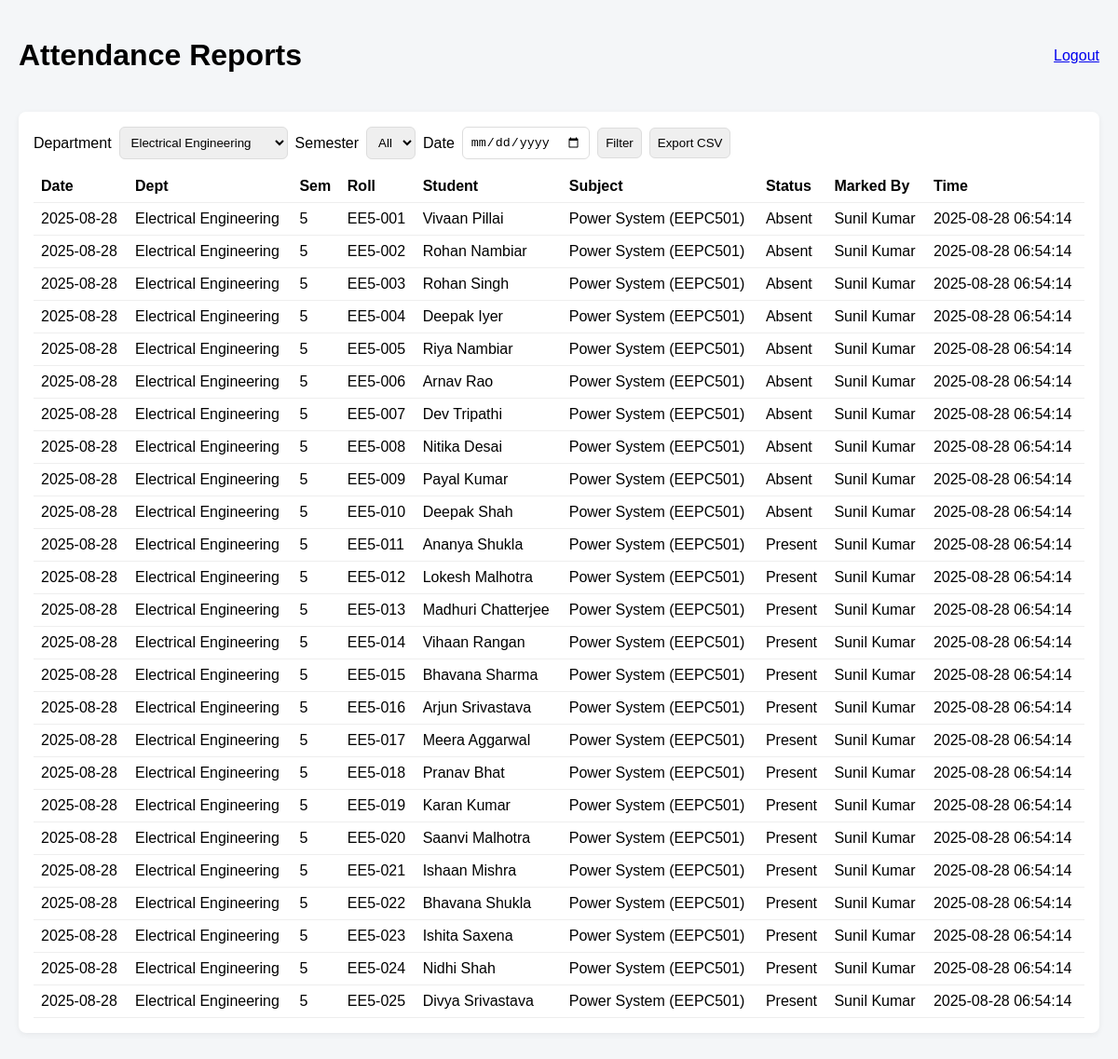
The page /reports.php?department=5 (signed in) on the database its author committed.
### tables this page shows
CREATE TABLE `attendance` (
  `id` int NOT NULL,
  `student_id` int NOT NULL,
  `department_id` int NOT NULL,
  `semester` tinyint NOT NULL,
  `date` date NOT NULL,
  `subject` varchar(255) DEFAULT NULL,
  `status` enum('Present','Absent') NOT NULL,
  `marked_by` int NOT NULL,
  `timestamp` timestamp NULL DEFAULT CURRENT_TIMESTAMP
);

CREATE TABLE `departments` (
  `id` int NOT NULL,
  `department_name` varchar(100) NOT NULL
);

CREATE TABLE `students` (
  `id` int NOT NULL,
  `name` varchar(100) NOT NULL,
  `roll_number` varchar(20) NOT NULL,
  `department_id` int NOT NULL,
  `semester` tinyint NOT NULL
);

CREATE TABLE `teachers` (
  `id` int NOT NULL,
  `username` varchar(50) NOT NULL,
  `password` varchar(255) NOT NULL,
  `name` varchar(100) NOT NULL
);

### reports.php (the view, shortened to what this page needs)
<?php
require '../config.php';
$departments = $pdo->query("SELECT * FROM departments ORDER BY department_name")->fetchAll();
$filter_dept = $_GET['department'] ?? '';
$filter_date = $_GET['date'] ?? '';
$where = [];
$params = [];
if ($filter_dept) { $where[] = 'a.department_id = ?'; $params[] = $filter_dept; }
$sql = "SELECT a.*, s.name AS student_name, s.roll_number, d.department_name, t.name AS teacher_name
        FROM attendance a
        JOIN students s ON a.student_id = s.id
        JOIN departments d ON a.department_id = d.id
        JOIN teachers t ON a.marked_by = t.id";
if ($where) $sql .= " WHERE " . implode(' AND ', $where);
$sql .= " ORDER BY a.date DESC, d.department_name, s.roll_number LIMIT 1000";
$stmt = $pdo->prepare($sql);
$stmt->execute($params);
$rows = $stmt->fetchAll();
?>
<!doctype html>
<html>
<head>
  <link rel="stylesheet" href="../style.css">
</head>
<body>
  <header>
    <h1>Attendance Reports</h1>
    <a href="admin_logout.php">Logout</a>
  </header>
  <div class="card">
    <form method="get" class="inline-form">
      <label>Department</label>
      <select name="department">
        <?php foreach($departments as $d): ?>
          <option value="<?=$d['id']?>" <?=($filter_dept==$d['id'])?'selected':''?>><?=htmlspecialchars($d['department_name'])?></option>
        <?php endforeach; ?>
      </select>
      <label>Semester</label>
      <select name="semester">
        <option value="">All</option>
      </select>
      <label>Date</label>
      <input type="date" name="date" value="<?=htmlspecialchars($filter_date)?>">
      <button type="submit">Filter</button>
      <button type="submit" name="export" value="csv">Export CSV</button>
    </form>
    <table class="table">
      <thead><tr><th>Date</th><th>Dept</th><th>Sem</th><th>Roll</th><th>Student</th><th>Subject</th><th>Status</th><th>Marked By</th><th>Time</th></tr></thead>
      <tbody>
        <?php foreach($rows as $r): ?>
          <tr>
            <td><?=htmlspecialchars($r['date'])?></td>
            <td><?=htmlspecialchars($r['department_name'])?></td>
            <td><?=htmlspecialchars($r['semester'])?></td>
            <td><?=htmlspecialchars($r['roll_number'])?></td>
            <td><?=htmlspecialchars($r['student_name'])?></td>
            <td><?=htmlspecialchars($r['subject'])?></td>
            <td><?=htmlspecialchars($r['status'])?></td>
            <td><?=htmlspecialchars($r['teacher_name'])?></td>
            <td><?=htmlspecialchars($r['timestamp'])?></td>
          </tr>
        <?php endforeach; ?>
      </tbody>
    </table>
  </div>
</body>
</html>

### style.css (style rules this page uses)
body { font-family: Arial, sans-serif; background: #f4f6f8; margin: 0; padding: 20px; }
header { display: flex; justify-content: space-between; align-items: center; margin-bottom: 20px; }
.card { background: white; padding: 16px; border-radius: 8px; box-shadow: 0 2px 6px rgba(0, 0, 0, 0.06); margin-bottom: 16px; }
.inline-form { display: flex; gap: 8px; align-items: center; flex-wrap: wrap; }
input, select, button { padding: 8px; border: 1px solid #ddd; border-radius: 6px; }
button { cursor: pointer; }
.table { width: 100%; border-collapse: collapse; margin-top: 12px; }
.table th, .table td { padding: 8px; border-bottom: 1px solid #eee; text-align: left; }

### rows shown on the page
attendance: date "2025-08-28", department.department_name "Electrical Engineering", semester "5", student.roll_number "EE5-001", student.name "Vivaan Pillai", subject "Power System (EEPC501)", status "Absent", marked_by.name "Sunil Kumar", timestamp "2025-08-28 06:54:14"
attendance: date "2025-08-28", department.department_name "Electrical Engineering", semester "5", student.roll_number "EE5-002", student.name "Rohan Nambiar", subject "Power System (EEPC501)", status "Absent", marked_by.name "Sunil Kumar", timestamp "2025-08-28 06:54:14"
attendance: date "2025-08-28", department.department_name "Electrical Engineering", semester "5", student.roll_number "EE5-003", student.name "Rohan Singh", subject "Power System (EEPC501)", status "Absent", marked_by.name "Sunil Kumar", timestamp "2025-08-28 06:54:14"
attendance: date "2025-08-28", department.department_name "Electrical Engineering", semester "5", student.roll_number "EE5-004", student.name "Deepak Iyer", subject "Power System (EEPC501)", status "Absent", marked_by.name "Sunil Kumar", timestamp "2025-08-28 06:54:14"
attendance: date "2025-08-28", department.department_name "Electrical Engineering", semester "5", student.roll_number "EE5-005", student.name "Riya Nambiar", subject "Power System (EEPC501)", status "Absent", marked_by.name "Sunil Kumar", timestamp "2025-08-28 06:54:14"
attendance: date "2025-08-28", department.department_name "Electrical Engineering", semester "5", student.roll_number "EE5-006", student.name "Arnav Rao", subject "Power System (EEPC501)", status "Absent", marked_by.name "Sunil Kumar", timestamp "2025-08-28 06:54:14"
attendance: date "2025-08-28", department.department_name "Electrical Engineering", semester "5", student.roll_number "EE5-007", student.name "Dev Tripathi", subject "Power System (EEPC501)", status "Absent", marked_by.name "Sunil Kumar", timestamp "2025-08-28 06:54:14"
attendance: date "2025-08-28", department.department_name "Electrical Engineering", semester "5", student.roll_number "EE5-008", student.name "Nitika Desai", subject "Power System (EEPC501)", status "Absent", marked_by.name "Sunil Kumar", timestamp "2025-08-28 06:54:14"
attendance: date "2025-08-28", department.department_name "Electrical Engineering", semester "5", student.roll_number "EE5-009", student.name "Payal Kumar", subject "Power System (EEPC501)", status "Absent", marked_by.name "Sunil Kumar", timestamp "2025-08-28 06:54:14"
attendance: date "2025-08-28", department.department_name "Electrical Engineering", semester "5", student.roll_number "EE5-010", student.name "Deepak Shah", subject "Power System (EEPC501)", status "Absent", marked_by.name "Sunil Kumar", timestamp "2025-08-28 06:54:14"
attendance: date "2025-08-28", department.department_name "Electrical Engineering", semester "5", student.roll_number "EE5-011", student.name "Ananya Shukla", subject "Power System (EEPC501)", status "Present", marked_by.name "Sunil Kumar", timestamp "2025-08-28 06:54:14"
attendance: date "2025-08-28", department.department_name "Electrical Engineering", semester "5", student.roll_number "EE5-012", student.name "Lokesh Malhotra", subject "Power System (EEPC501)", status "Present", marked_by.name "Sunil Kumar", timestamp "2025-08-28 06:54:14"
attendance: date "2025-08-28", department.department_name "Electrical Engineering", semester "5", student.roll_number "EE5-013", student.name "Madhuri Chatterjee", subject "Power System (EEPC501)", status "Present", marked_by.name "Sunil Kumar", timestamp "2025-08-28 06:54:14"
attendance: date "2025-08-28", department.department_name "Electrical Engineering", semester "5", student.roll_number "EE5-014", student.name "Vihaan Rangan", subject "Power System (EEPC501)", status "Present", marked_by.name "Sunil Kumar", timestamp "2025-08-28 06:54:14"
attendance: date "2025-08-28", department.department_name "Electrical Engineering", semester "5", student.roll_number "EE5-015", student.name "Bhavana Sharma", subject "Power System (EEPC501)", status "Present", marked_by.name "Sunil Kumar", timestamp "2025-08-28 06:54:14"
attendance: date "2025-08-28", department.department_name "Electrical Engineering", semester "5", student.roll_number "EE5-016", student.name "Arjun Srivastava", subject "Power System (EEPC501)", status "Present", marked_by.name "Sunil Kumar", timestamp "2025-08-28 06:54:14"
attendance: date "2025-08-28", department.department_name "Electrical Engineering", semester "5", student.roll_number "EE5-017", student.name "Meera Aggarwal", subject "Power System (EEPC501)", status "Present", marked_by.name "Sunil Kumar", timestamp "2025-08-28 06:54:14"
attendance: date "2025-08-28", department.department_name "Electrical Engineering", semester "5", student.roll_number "EE5-018", student.name "Pranav Bhat", subject "Power System (EEPC501)", status "Present", marked_by.name "Sunil Kumar", timestamp "2025-08-28 06:54:14"
attendance: date "2025-08-28", department.department_name "Electrical Engineering", semester "5", student.roll_number "EE5-019", student.name "Karan Kumar", subject "Power System (EEPC501)", status "Present", marked_by.name "Sunil Kumar", timestamp "2025-08-28 06:54:14"
attendance: date "2025-08-28", department.department_name "Electrical Engineering", semester "5", student.roll_number "EE5-020", student.name "Saanvi Malhotra", subject "Power System (EEPC501)", status "Present", marked_by.name "Sunil Kumar", timestamp "2025-08-28 06:54:14"
attendance: date "2025-08-28", department.department_name "Electrical Engineering", semester "5", student.roll_number "EE5-021", student.name "Ishaan Mishra", subject "Power System (EEPC501)", status "Present", marked_by.name "Sunil Kumar", timestamp "2025-08-28 06:54:14"
attendance: date "2025-08-28", department.department_name "Electrical Engineering", semester "5", student.roll_number "EE5-022", student.name "Bhavana Shukla", subject "Power System (EEPC501)", status "Present", marked_by.name "Sunil Kumar", timestamp "2025-08-28 06:54:14"
attendance: date "2025-08-28", department.department_name "Electrical Engineering", semester "5", student.roll_number "EE5-023", student.name "Ishita Saxena", subject "Power System (EEPC501)", status "Present", marked_by.name "Sunil Kumar", timestamp "2025-08-28 06:54:14"
attendance: date "2025-08-28", department.department_name "Electrical Engineering", semester "5", student.roll_number "EE5-024", student.name "Nidhi Shah", subject "Power System (EEPC501)", status "Present", marked_by.name "Sunil Kumar", timestamp "2025-08-28 06:54:14"
attendance: date "2025-08-28", department.department_name "Electrical Engineering", semester "5", student.roll_number "EE5-025", student.name "Divya Srivastava", subject "Power System (EEPC501)", status "Present", marked_by.name "Sunil Kumar", timestamp "2025-08-28 06:54:14"

### other values the page prints
form field department "Electrical Engineering"
